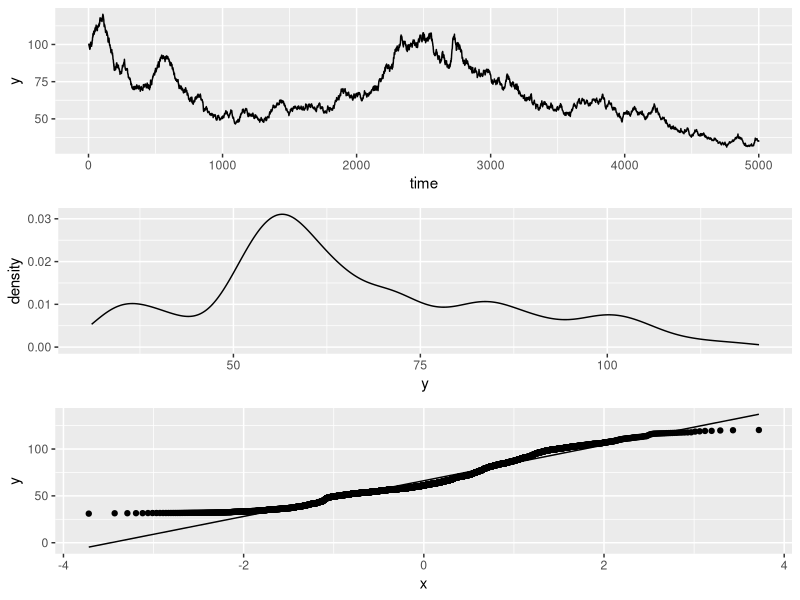

Here is the R script that generated this plot:
library(tidyverse)
library(gridExtra)


# creating time-series following Kesten process
y = 100 + rnorm(1)
N = 5000
alpha = 1.0 + rnorm(1, sd=0.01)
beta = rnorm(1)

for(i in 1:N){
  y_new = alpha[i] * y[i] + beta[i]
  alpha = c(alpha, 1.0 + rnorm(1, sd=0.01))
  beta = c(beta, rnorm(1, sd=0.01))
  y = c(y, y_new)
}

d = data.frame(time = 1:(N+1), y = y, alpha = alpha, beta = beta)[-1,]


grid.arrange(# time series
             ggplot(d) + geom_line(aes(x=time, y=y)),
             # density
             ggplot(d) + geom_density(aes(x=y)),
             # normal q-q plot
             ggplot(d, aes(sample = y)) +
               stat_qq() +
               stat_qq_line()
             )


